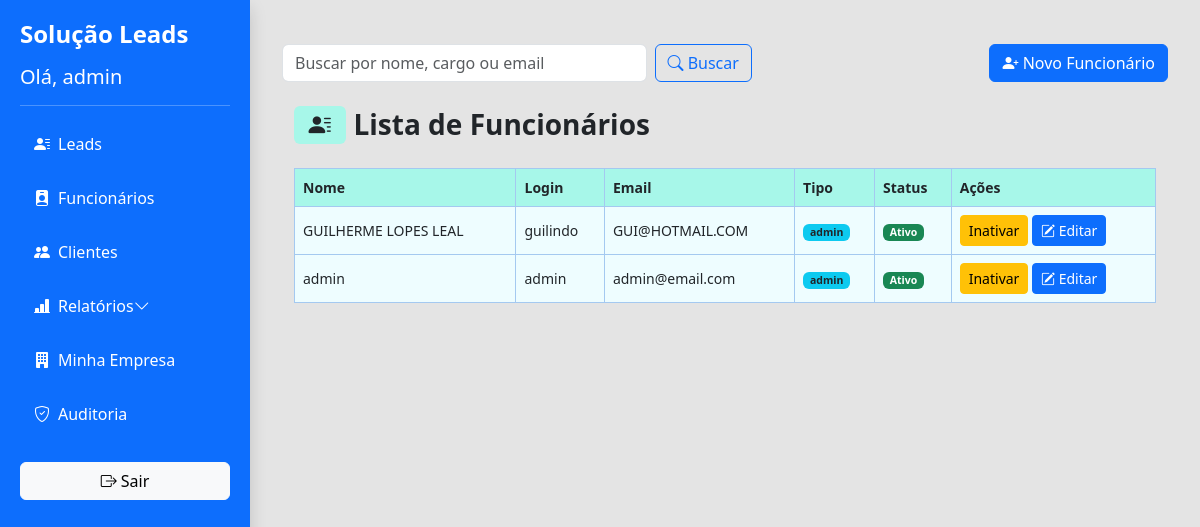
/listar_funcionarios (signed in), run on an earlier commit of the app's database.
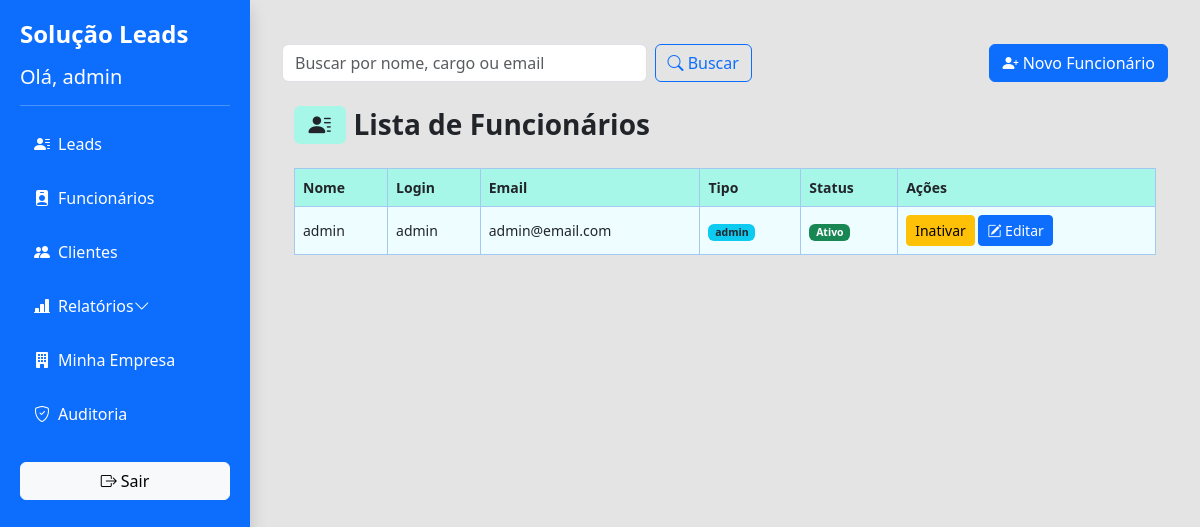
And on a later commit of the database.
### models.py (models this page shows, shortened)
class Usuario(db.Model, UserMixin):
    __tablename__ = 'usuario'  # 👈 se quiser explicitar
    codigo = db.Column(db.Integer, nullable=False)
    id = db.Column(db.Integer, primary_key=True)
    nome = db.Column(db.String(100), unique=True, nullable=False)
    nome_usuario = db.Column(db.String(50), unique=True)
    ativo = db.Column(db.Boolean, default=True)
    email = db.Column(db.String(120), nullable=True)
    senha_hash = db.Column(db.String(128), nullable=False)
    tipo = db.Column(db.String(20), nullable=False, default='vendedor')
    empresa_id = db.Column(db.Integer, db.ForeignKey('empresas.id'), nullable=True)
    empresa = db.relationship('Empresa', back_populates='usuarios')  # 🧠 nome explícito
    __table_args__ = (
        db.UniqueConstraint('codigo', 'empresa_id'),
    )

### app.py (the view)
@app.route('/listar_funcionarios')
@login_required
def listar_funcionarios():
    termo = request.args.get('filtro')
    if termo:
        funcionarios = Usuario.query.filter(
            (Usuario.nome.ilike(f"%{termo}%")) |
            (Usuario.email.ilike(f"%{termo}%")),
            Usuario.tipo.in_(['funcionario', 'vendedor', 'admin', 'gerente'])
        ).order_by(Usuario.id.desc()).all()
    else:
        funcionarios = Usuario.query.filter(
            Usuario.tipo.in_(['funcionario', 'vendedor', 'admin', 'gerente'])
        ).order_by(Usuario.id.desc()).all()
    return render_template('listar_funcionarios.html', funcionarios=funcionarios)

### app.py (called while the page is built)
@login_manager.user_loader
def load_user(user_id):
    return db.session.get(Usuario, int(user_id))

@app.context_processor
def inject_empresa():
    if current_user.is_authenticated:
        return {'empresa': current_user.empresa}
    return {'empresa': None}

### templates/listar_funcionarios.html (shortened to what this page needs)
{% extends 'base.html' %}
{% block conteudo %}
<div class="container-fluid mt-4">
<form method="GET" action="{{ url_for('listar_funcionarios') }}" class="row g-2 mb-3 align-items-end">
  <div class="col-md-5">
    <input type="text" name="busca" class="form-control" placeholder="Buscar por nome, cargo ou email">
  </div>
  <div class="col-md-auto">
    <button type="submit" class="btn btn-outline-primary">
      <i class="bi bi-search"></i> Buscar
    </button>
  </div>
  <div class="col-md-auto ms-auto">
    <a href="{{ url_for('criar_usuario') }}" class="btn btn-primary">
      <i class="bi bi-person-plus-fill"></i> Novo Funcionário
    </a>
  </div>
</form>
<div class="container-fluid mt-4">
  <h3 class="d-flex align-items-center mb-4" style="font-weight: 600; font-size: 1.75rem;">
  <span class="badge text-dark me-2" style="background-color: #A7F7E9; font-size: 1.4rem;">
    <i class="bi bi-person-lines-fill"></i>
  </span>
  Lista de Funcionários
</h3>
  {% if funcionarios %}
    <table class="table table-hover table-bordered align-middle table-theme-azul-claro">
      <thead>
    <tr>
      <th>Nome</th>
      <th>Login</th>
      <th>Email</th>
      <th>Tipo</th>
      <th>Status</th>
      <th>Ações</th>
    </tr>
  </thead>
  <tbody>
    {% for u in funcionarios %}
    <tr>
      <td>{{ u.nome }}</td>
      <td>{{ u.nome_usuario }}</td>
      <td>{{ u.email }}</td>
      <td><span class="badge bg-info text-dark">{{ u.tipo }}</span></td>
      <td>
        {% if u.ativo %}
          <span class="badge bg-success">Ativo</span>
        {% else %}
          <span class="badge bg-secondary">Inativo</span>
        {% endif %}
      </td>
      <td>
        <a href="/alternar_status/{{ u.id }}" class="btn btn-sm {% if u.ativo %}btn-warning{% else %}btn-success{% endif %}">
          {% if u.ativo %}Inativar{% else %}Reativar{% endif %}
        </a>
         {% if current_user.tipo == 'admin' %}
  <a href="{{ url_for('editar_usuario', id=u.id) }}" class="btn btn-sm btn-primary">
    <i class="bi bi-pencil-square"></i> Editar
  </a>
{% endif %}
      </td>
    </tr>
    {% endfor %}
  </tbody>
</table>
  {% else %}
    <div class="alert alert-warning">Nenhum funcionário cadastrado ainda.</div>
  {% endif %}
</div>
{% endblock %}

### templates/base.html (shortened to what this page needs)
<!DOCTYPE html>
<html lang="pt-br">
<head>
  <link href="https://cdn.jsdelivr.net/npm/bootstrap@5.3.0/dist/css/bootstrap.min.css" rel="stylesheet">
  <link href="https://cdn.jsdelivr.net/npm/bootstrap-icons/font/bootstrap-icons.css" rel="stylesheet">
  <link rel="stylesheet" href="https://cdn.datatables.net/1.13.6/css/jquery.dataTables.min.css">
  <link rel="stylesheet" href="{{ url_for('static', filename='css/leads.css') }}">
</head>
<body>
  {% if current_user.is_authenticated %}
  <div class="sidebar shadow">
    <h4 class="mb-3">Solução Leads</h4>
    <h5> Olá, {{ current_user.nome_usuario }}</h5>
    <hr class="mb-3">
    <ul class="nav flex-column">
  <li class="nav-item"><a class="nav-link" href="/"><i class="bi bi-person-lines-fill"></i> Leads</a></li>
  <li class="nav-item"><a class="nav-link" href="/listar_funcionarios"><i class="bi bi-person-badge-fill"></i> Funcionários</a></li>
  <li class="nav-item"><a class="nav-link" href="/listar_clientes"><i class="bi bi-people-fill"></i> Clientes</a></li>
<li class="nav-item">
  <a class="nav-link" data-bs-toggle="collapse" href="#submenuRelatorios" role="button" aria-expanded="false" aria-controls="submenuRelatorios">
    <i class="bi bi-bar-chart-line-fill"></i> Relatórios
    <i class="bi bi-chevron-down float-end"></i>
  </a>
</li>
  <li class="nav-item"><a class="nav-link" href="{{ url_for('minha_empresa') }}"><i class="bi bi-building-fill"></i> Minha Empresa</a></li>
  {% if current_user.tipo == 'admin' %}
  <li class="nav-item"><a class="nav-link" href="{{ url_for('painel_logs') }}"><i class="bi bi-shield-check"></i> Auditoria</a></li>
  {% endif %}
  <li class="nav-item mt-3">
    <a class="btn btn-light w-100" href="/logout"><i class="bi bi-box-arrow-right"></i> Sair</a>
  </li>
</ul>
  </div>
  {% endif %}
  <div class="content">
    {% block conteudo %}{% endblock %}
  </div>
</body>
</html>

What changed in the data, as far as the page shows it:
removed Usuario: nome "GUILHERME LOPES LEAL", nome_usuario "guilindo", email "GUI@HOTMAIL.COM", tipo "admin", ativo "Ativo"
